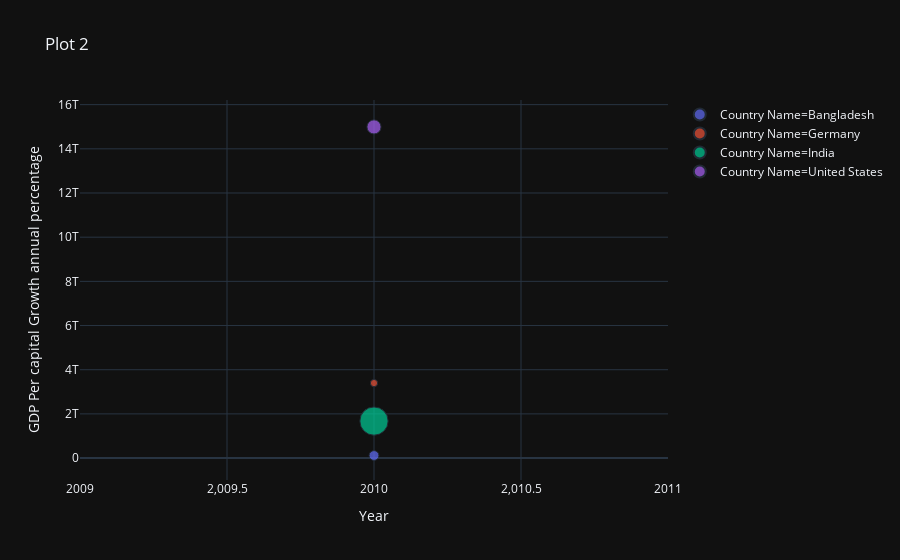

Notebook code for this chart:
### Markdown cell above
From PLOT 5 We observe that India with GDP 7% in 2010 and in 2018 it is decreased to 5%.Bangladesh in in steady increase compared from previous year till 2018.

- In 2010 is from 4.3% to 2018 of 6.7% increase for Bangladesh.

- Germany is decreasing from 2010 till 2018 . 2010 with 4.3% GDP and sudden decrease in 2011 to 2012. 

- And in 2018 around 1% GDP.United States it is in constant range of GDP from 2010 of 1.8 % and in 2018 of 2.3% GDP.

### Code cell
#PLOT5 Scatter 
df=data[data.Year==2010]
fig = px.scatter(df, x=df.Year, y=df.GDP,color=df.CountryName, size=df.POP, labels={ 
                  "LIFEEXPCY":"LIFE EXPECTANCY","GDP":"GDP Per capital Growth annual percentage ",
                     "CountryName":"Country Name"}, title='Plot 2')
fig.show()

### Figure 1 — Plotly figure (JSON) as saved in the notebook; plotly's stock layout.template omitted (floating-point values rounded to 4 significant figures)
{"data": [{"hoverlabel": {"namelength": 0}, "hovertemplate": "Country Name=Bangladesh<br>Year=%{x}<br>GDP Per capital Growth annual percentage =%{y}<br>POP=%{marker.size}", "legendgroup": "Country Name=Bangladesh", "marker": {"color": "#636efa", "size": [147575430], "sizemode": "area", "sizeref": 3086000.0, "symbol": "circle"}, "mode": "markers", "name": "Country Name=Bangladesh", "showlegend": true, "type": "scatter", "x": [2010], "xaxis": "x", "y": [115300000000.0], "yaxis": "y"}, {"hoverlabel": {"namelength": 0}, "hovertemplate": "Country Name=Germany<br>Year=%{x}<br>GDP Per capital Growth annual percentage =%{y}<br>POP=%{marker.size}", "legendgroup": "Country Name=Germany", "marker": {"color": "#EF553B", "size": [81776930], "sizemode": "area", "sizeref": 3086000.0, "symbol": "circle"}, "mode": "markers", "name": "Country Name=Germany", "showlegend": true, "type": "scatter", "x": [2010], "xaxis": "x", "y": [3396000000000.0], "yaxis": "y"}, {"hoverlabel": {"namelength": 0}, "hovertemplate": "Country Name=India<br>Year=%{x}<br>GDP Per capital Growth annual percentage =%{y}<br>POP=%{marker.size}", "legendgroup": "Country Name=India", "marker": {"color": "#00cc96", "size": [1234281170], "sizemode": "area", "sizeref": 3086000.0, "symbol": "circle"}, "mode": "markers", "name": "Country Name=India", "showlegend": true, "type": "scatter", "x": [2010], "xaxis": "x", "y": [1676000000000.0], "yaxis": "y"}, {"hoverlabel": {"namelength": 0}, "hovertemplate": "Country Name=United States<br>Year=%{x}<br>GDP Per capital Growth annual percentage =%{y}<br>POP=%{marker.size}", "legendgroup": "Country Name=United States", "marker": {"color": "#ab63fa", "size": [309321666], "sizemode": "area", "sizeref": 3086000.0, "symbol": "circle"}, "mode": "markers", "name": "Country Name=United States", "showlegend": true, "type": "scatter", "x": [2010], "xaxis": "x", "y": [14992052727000], "yaxis": "y"}], "layout": {"legend": {"itemsizing": "constant", "tracegroupgap": 0}, "title": {"text": "Plot 2"}, "xaxis": {"anchor": "y", "domain": [0, 1], "title": {"text": "Year"}}, "yaxis": {"anchor": "x", "domain": [0, 1], "title": {"text": "GDP Per capital Growth annual percentage "}}}}
